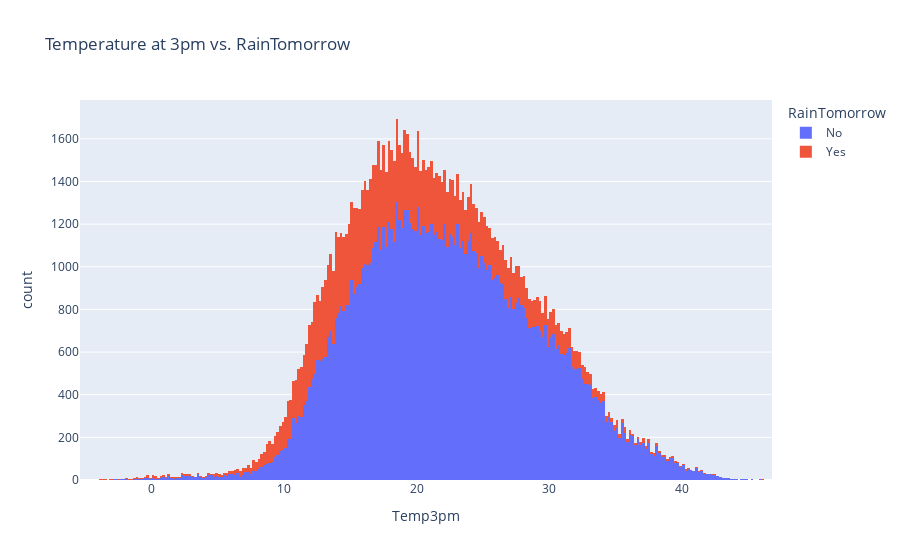

The code cell stored with this chart in its notebook:
### Code cell
px.histogram(raw_df,x="Temp3pm",title= "Temperature at 3pm vs. RainTomorrow",color="RainTomorrow")

### Figure 1 — Plotly figure (JSON) as saved in the notebook; plotly's stock layout.template omitted (floating-point values rounded to 4 significant figures; data arrays with more than 128 entries replaced by an {"elided": "..."} marker saying what was removed)
{"data": [{"alignmentgroup": "True", "bingroup": "x", "hovertemplate": "RainTomorrow=No<br>Temp3pm=%{x}<br>count=%{y}<extra></extra>", "legendgroup": "No", "marker": {"color": "#636efa", "pattern": {"shape": ""}}, "name": "No", "offsetgroup": "No", "orientation": "v", "showlegend": true, "type": "histogram", "x": {"elided": "109586 float values"}, "xaxis": "x", "yaxis": "y"}, {"alignmentgroup": "True", "bingroup": "x", "hovertemplate": "RainTomorrow=Yes<br>Temp3pm=%{x}<br>count=%{y}<extra></extra>", "legendgroup": "Yes", "marker": {"color": "#EF553B", "pattern": {"shape": ""}}, "name": "Yes", "offsetgroup": "Yes", "orientation": "v", "showlegend": true, "type": "histogram", "x": {"elided": "31201 float values"}, "xaxis": "x", "yaxis": "y"}], "layout": {"barmode": "relative", "legend": {"title": {"text": "RainTomorrow"}, "tracegroupgap": 0}, "title": {"text": "Temperature at 3pm vs. RainTomorrow"}, "xaxis": {"anchor": "y", "domain": [0, 1], "title": {"text": "Temp3pm"}}, "yaxis": {"anchor": "x", "domain": [0, 1], "title": {"text": "count"}}}}
